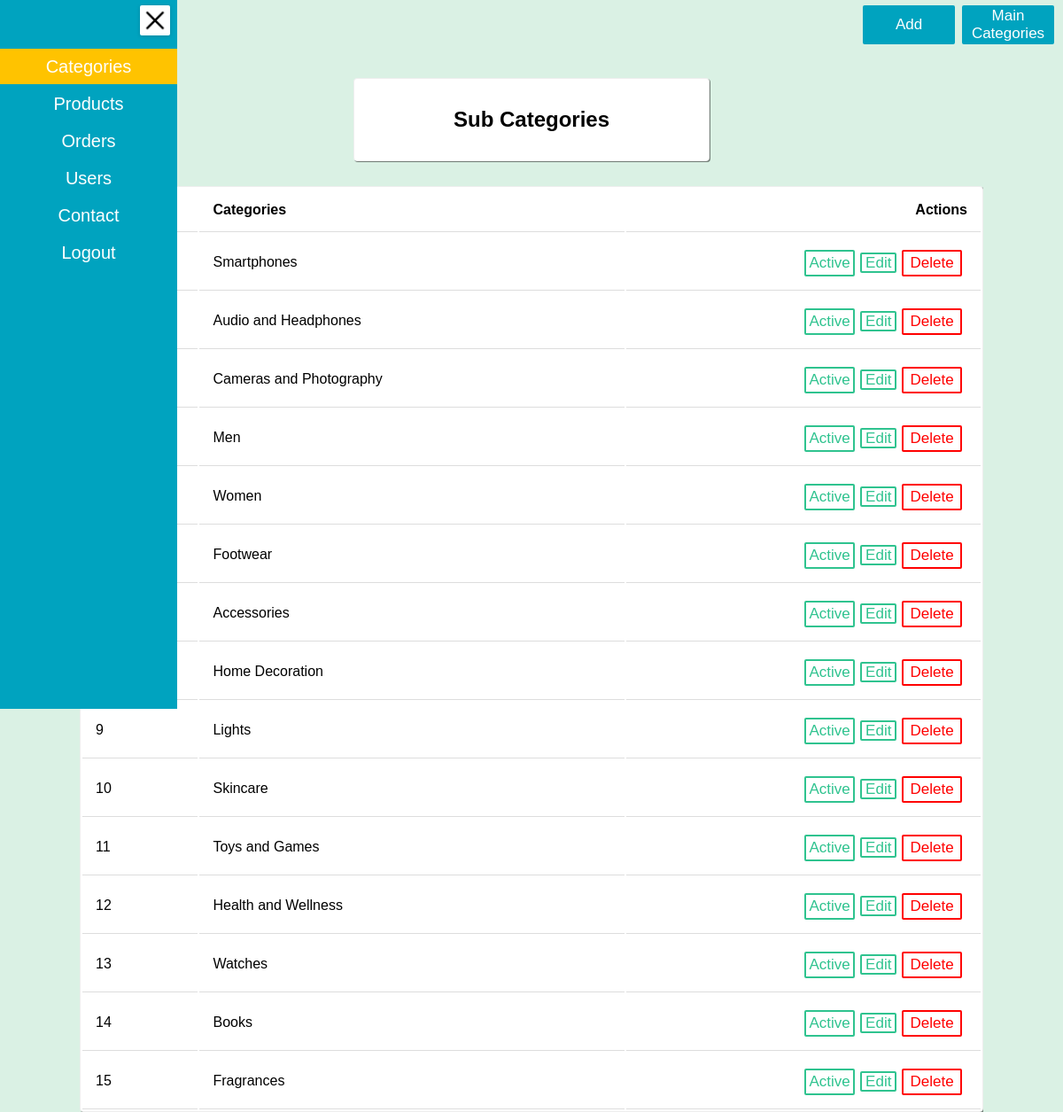
Page /admin/subCategories.php (signed in) on the committed database.
### tables this page shows
CREATE TABLE `sub_categories` (
  `s_id` int(11) NOT NULL,
  `s_name` varchar(55) NOT NULL,
  `s_start_price` varchar(55) NOT NULL,
  `s_img` varchar(30) NOT NULL,
  `s_status` tinyint(4) NOT NULL
);

### admin/subCategories.php (the view, shortened to what this page needs)
<?php
include "../partials/dbconn.php";
?>
<!DOCTYPE html>
<html lang="en">
<head>
    <link rel="stylesheet" href="admin.css">
</head>
<body class="body-clr">
    <div class="box">
        <a class="btn subCats" id="mainCategories" href="index.php">Main Categories</a>
        <a class="btn subCats addCat" id="addSubCategories" href="addsubcategory.php">Add</a>
        <ul class="nav">
            <li><img id="cross" onclick="go()" src="../img/Cross.png" alt=""></li>
            <li><a class="prItems" style="background-color: #FFC300 !important;" id="categories" href="index.php">Categories</a></li>
            <li><a class="prItems" id="products" href="selectCat.php">Products</a></li>
            <li><a class="prItems" id="order" href="Order.php">Orders</a></li>
            <li><a class="prItems" id="users" href="users.php">Users</a></li>
            <li><a class="prItems" id="adminContact" href="adminContact.php">Contact</a></li>
            <li><a class="prItems" id="adminLogout" href="ad_logout.php">Logout</a></li>
        </ul>
    </div>
    <div class="catHeadContain">
        <div class="catHeading">
            <h2>Sub Categories</h2>
        </div>
    </div>
    <div class="mainCatContain">
        <div class="mainCat">
            <table>
                <thead>
                    <th>Sno</th>
                    <th>Categories</th>
                    <th style="text-align: end;">Actions</th>
                </thead>
                <tbody>
                    <?php
                    $res = mysqli_query($conn, "SELECT * FROM sub_categories");
                    $sno = 1;
                    while ($row = mysqli_fetch_assoc($res)) {
                    ?>
                        <tr>
                            <td><?php echo $sno ?></td>
                            <td><?php echo $row['s_name'] ?></td>
                            <td style="text-align: end;"><button class="btn action-btn <?php if($row['s_status'] == 0) {echo 'btn-red';}?>" onclick="subStatusChange(<?php echo $row['s_id'] ?>,this)"><?php if($row['s_status'] == 1) {echo 'Active';} else { echo 'Deactive';}?></button><a class="btn action-btn" href="subActHandle/edit_scat.php?s_cat=<?php echo $row['s_id'] ?>">Edit</a><button class="btn action-btn btn-red cat-red-btn" onclick="delSubCat(<?php echo $row['s_id'] ?>,this)">Delete</button></td>
                        </tr>
                    <?php $sno += 1;
                    } ?>
                </tbody>
            </table>
        </div>
    </div>
</body>
</html>

### admin/admin.css (style rules this page uses)
* { margin: 0; padding: 0; font-family: sans-serif; }
.btn { height: 40px; width: 142px; background-color: #ffffff00; border-radius: 2px; border: 2px #2fc38f solid; font-size: 17px; color: #2fc38f; cursor: pointer; }
.btn-red { border: 2px red solid; color: red; text-align: center; }
.body-clr { background-color: #DAF1E4 !important; overflow-x: hidden !important; }
.nav { background-color: #00A3BF; list-style: none; width: 200px; height: 100vh; transition: 0.3s ease-in-out; align-items: center; line-height: 40px; z-index: 1; }
.box { display: flex; position: fixed; z-index: 6; }
.prItems { list-style: none; text-decoration: none; color: #fff; font-size: 20px; font-family: sans-serif; width: 200px; display: inline-block; text-align: center; }
#cross { margin: 6px 0px 0px 158px; height: 30px; background-color: #fff; border-radius: 2px; border: 2px groove #ffffff00; cursor: pointer; box-shadow: rgba(0, 0, 0, 0.16) 0px 1px 4px; }
.subCats { position: fixed; right: 10px; text-align: center; text-decoration: none; font-family: sans-serif; background-color: #00A3BF; margin: 6px 0px 0px 60px; border: 2px #00A3BF solid; color: #fff; width: 100px; }
.addCat { right: 122px; display: flex; align-items: center; justify-content: center; }
.catHeadContain { height: 20vh; width: 100vw; display: flex; align-items: center; justify-content: center; }
.catHeading { background-color: white; border: 1px groove; box-shadow: 1px 1px rgba(0, 0, 0, 0.475); height: 92px; width: 400px; border-radius: 4px; display: flex; justify-content: center; align-items: center; margin-top: 110px; }
.catHeading h2 { font-family: sans-serif; }
.mainCatContain { width: 100vw; display: flex; justify-content: center; }
.mainCat { width: 85%; overflow: auto; height: fit-content; display: flex; flex-direction: column; margin-top: 50px; }
table { border: 1px groove; background-color: #fff; border-radius: 4px; box-shadow: rgba(0, 0, 0, 0.475) 1px 1px; }
td, th { padding: 15px; text-align: left; border-bottom: 1px solid #ddd; }
.action-btn { width: fit-content; margin-right: 6px; height: 30px; margin-top: 3px; border-radius: 2px; padding: 0% 1%; text-decoration: none; }
.cat-red-btn { padding: 0% 2% !important; }

### rows in the picture
sub_categories: s_name "Smartphones", s_status "Active"
sub_categories: s_name "Audio and Headphones", s_status "Active"
sub_categories: s_name "Cameras and Photography", s_status "Active"
sub_categories: s_name "Men", s_status "Active"
sub_categories: s_name "Women", s_status "Active"
sub_categories: s_name "Footwear", s_status "Active"
sub_categories: s_name "Accessories", s_status "Active"
sub_categories: s_name "Home Decoration", s_status "Active"
sub_categories: s_name "Lights", s_status "Active"
sub_categories: s_name "Skincare", s_status "Active"
sub_categories: s_name "Toys and Games", s_status "Active"
sub_categories: s_name "Health and Wellness", s_status "Active"
sub_categories: s_name "Watches", s_status "Active"
sub_categories: s_name "Books", s_status "Active"
sub_categories: s_name "Fragrances", s_status "Active"
